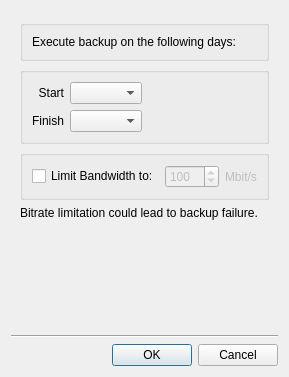
<?xml version="1.0" encoding="UTF-8"?>
<ui version="4.0">
 <class>BackupScheduleDialog</class>
 <widget class="QDialog" name="BackupScheduleDialog">
  <property name="geometry">
   <rect>
    <x>0</x>
    <y>0</y>
    <width>286</width>
    <height>377</height>
   </rect>
  </property>
  <property name="windowTitle">
   <string>Backup Schedule...</string>
  </property>
  <layout class="QVBoxLayout" name="verticalLayout">
   <item>
    <widget class="QWidget" name="widget" native="true">
     <layout class="QVBoxLayout" name="verticalLayout_2">
      <item>
       <widget class="QGroupBox" name="daysGroupBox">
        <layout class="QVBoxLayout" name="weekDaysLayout">
         <item>
          <widget class="QLabel" name="daysLabel">
           <property name="text">
            <string>Execute backup on the following days:</string>
           </property>
          </widget>
         </item>
        </layout>
       </widget>
      </item>
      <item>
       <widget class="QGroupBox" name="timeGroupBox">
        <property name="title">
         <string/>
        </property>
        <layout class="QGridLayout" name="gridLayout" columnstretch="0,0,1">
         <item row="1" column="0">
          <widget class="QLabel" name="finishLabel">
           <property name="text">
            <string>Finish</string>
           </property>
           <property name="alignment">
            <set>Qt::AlignRight|Qt::AlignTrailing|Qt::AlignVCenter</set>
           </property>
          </widget>
         </item>
         <item row="0" column="1">
          <widget class="QComboBox" name="comboBoxTimeStart">
           <property name="sizePolicy">
            <sizepolicy hsizetype="Fixed" vsizetype="Fixed">
             <horstretch>0</horstretch>
             <verstretch>0</verstretch>
            </sizepolicy>
           </property>
          </widget>
         </item>
         <item row="0" column="0">
          <widget class="QLabel" name="startLabel">
           <property name="text">
            <string>Start</string>
           </property>
           <property name="alignment">
            <set>Qt::AlignRight|Qt::AlignTrailing|Qt::AlignVCenter</set>
           </property>
          </widget>
         </item>
         <item row="1" column="1">
          <widget class="QComboBox" name="comboBoxTimeTo">
           <property name="sizePolicy">
            <sizepolicy hsizetype="Fixed" vsizetype="Fixed">
             <horstretch>0</horstretch>
             <verstretch>0</verstretch>
            </sizepolicy>
           </property>
          </widget>
         </item>
         <item row="0" column="2">
          <spacer name="horizontalSpacer">
           <property name="orientation">
            <enum>Qt::Horizontal</enum>
           </property>
           <property name="sizeHint" stdset="0">
            <size>
             <width>40</width>
             <height>20</height>
            </size>
           </property>
          </spacer>
         </item>
        </layout>
       </widget>
      </item>
      <item>
       <widget class="QGroupBox" name="miscGroupBox">
        <property name="title">
         <string/>
        </property>
        <layout class="QHBoxLayout" name="horizontalLayout_3" stretch="0,0,1">
         <item>
          <widget class="QCheckBox" name="limitBandwithCheckBox">
           <property name="text">
            <string>Limit Bandwidth to:</string>
           </property>
          </widget>
         </item>
         <item>
          <widget class="QSpinBox" name="spinBoxBandwidth">
           <property name="enabled">
            <bool>false</bool>
           </property>
           <property name="minimum">
            <number>1</number>
           </property>
           <property name="maximum">
            <number>9999</number>
           </property>
           <property name="singleStep">
            <number>10</number>
           </property>
           <property name="value">
            <number>100</number>
           </property>
          </widget>
         </item>
         <item>
          <widget class="QLabel" name="bandwidthLabel">
           <property name="enabled">
            <bool>false</bool>
           </property>
           <property name="text">
            <string>Mbit/s</string>
           </property>
          </widget>
         </item>
        </layout>
       </widget>
      </item>
      <item>
       <widget class="QLabel" name="warningLabel">
        <property name="text">
         <string>Bitrate limitation could lead to backup failure.</string>
        </property>
        <property name="wordWrap">
         <bool>true</bool>
        </property>
       </widget>
      </item>
      <item>
       <spacer name="verticalSpacer">
        <property name="orientation">
         <enum>Qt::Vertical</enum>
        </property>
        <property name="sizeHint" stdset="0">
         <size>
          <width>20</width>
          <height>124</height>
         </size>
        </property>
       </spacer>
      </item>
     </layout>
    </widget>
   </item>
   <item>
    <widget class="Line" name="line">
     <property name="orientation">
      <enum>Qt::Horizontal</enum>
     </property>
    </widget>
   </item>
   <item>
    <widget class="QDialogButtonBox" name="buttonBox">
     <property name="orientation">
      <enum>Qt::Horizontal</enum>
     </property>
     <property name="standardButtons">
      <set>QDialogButtonBox::Cancel|QDialogButtonBox::Ok</set>
     </property>
    </widget>
   </item>
  </layout>
 </widget>
 <resources/>
 <connections/>
</ui>
